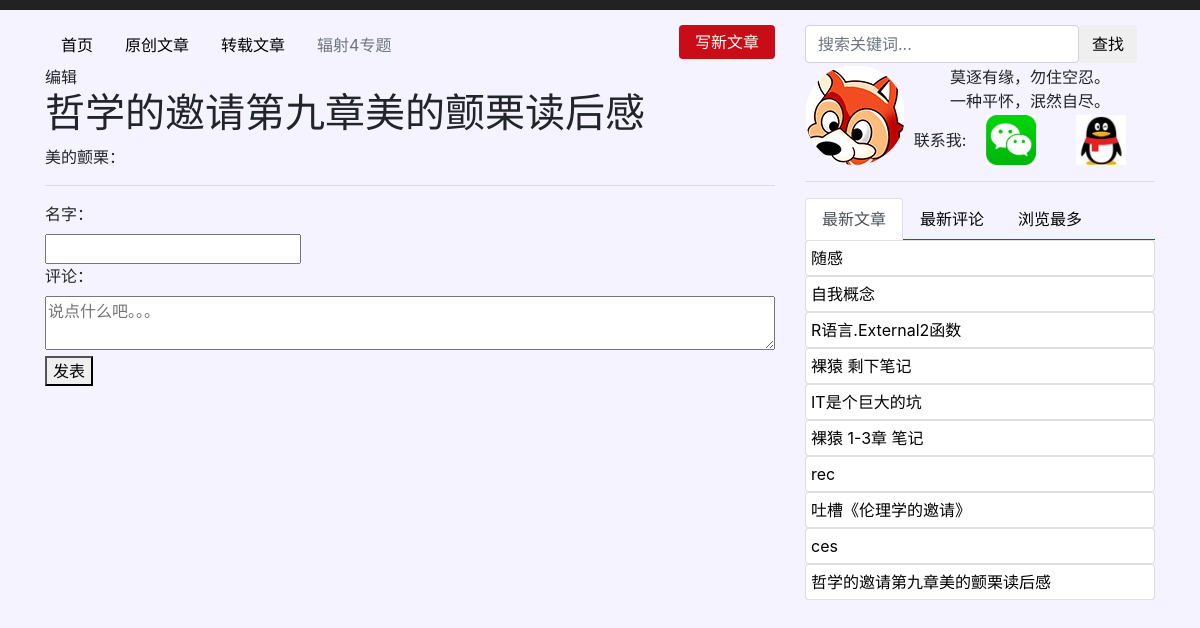
Page /article/3 on the committed database.
### article/models.py (models this page shows, shortened)
class Article(models.Model):
    title = models.CharField(u'标题', max_length=256)
    content = models.TextField(u'内容')
    summary = models.TextField(u'摘要')
    tag = models.ManyToManyField(Tag, related_name='news_image')
    pub_date = models.DateTimeField(u'发表时间', auto_now_add=True, editable=True)
    class Meta:
        verbose_name = "文章"

### article/views.py (the view)
# urls.py: path('article/<int:article_id>', views.article),
def article(request, article_id):
    template = get_template('article.html')
    article = Article.objects.get(id=article_id) #查询指定类型的文章
    content = article.content
    hots = Article.objects.order_by('?')[:10]
    comments = Comments.objects.filter(article=article_id)
    html = template.render({
        'comments': comments,
        'hots': hots,
        'article': article,
        'form': CommentForm(),
        'content': markdown.markdown(
            content,
            extensions=[
                'markdown.extensions.extra',
                'markdown.extensions.codehilite',
                'markdown.extensions.toc',
            ]
        ),
    })
    return HttpResponse(html)

### comments/forms.py
class CommentForm(forms.ModelForm):
    class Meta:
        model = Comments
        fields = ['name', 'text']

### templates/article.html (shortened to what this page needs)
{% extends 'base.html' %}
{% block content %}
    <span class="edit">编辑</span>
    <h1>{{ article.title }}</h1>
    <div class="article">
        {{ content | safe }}
    </div>
    <hr>
    <section>
            <form class="comment-form" onsubmit="return false;">
                    <div class="row">
                        <div class="col-md-4">
                            <label for="{{ form.name.id_for_label }}">名字：</label>
                            {{ form.name }}
                        </div>
                        <div class="col-md-12">
                            <label for="{{ form.comment.id_for_label }}">评论：</label>
                            <textarea name="text" required="" id="id_text" placeholder="说点什么吧。。。"></textarea>
                            <button type="submit" class="comment-btn">发表</button>
                        </div>
                    </div>
            </form>
    </section>
{% endblock %}

### templates/base.html (shortened to what this page needs)
{% load static %}
<!doctype html>
<html lang="zh-cn">
  <head>
    <link rel="stylesheet" href="https://stackpath.bootstrapcdn.com/bootstrap/4.1.1/css/bootstrap.min.css">
    <link rel="stylesheet" href="{% static 'other/codestyle.css' %}">
    <link rel="stylesheet" href="{% static 'other/common.css' %}">
    <link rel="stylesheet" href="{% static 'other/list.css' %}">
  </head>
  <body>
    <div class="container">
        <div class="row  justify-content-center">
            <div class="col-sm-8 navbox">
                <ul class="nav">
                    <li class="nav-item"> <a class="nav-link active" href="#">首页</a> </li>
                    <li class="nav-item"> <a class="nav-link" href="#">原创文章</a> </li>
                    <li class="nav-item"> <a class="nav-link" href="#">转载文章</a> </li>
                    <li class="nav-item"> <a class="nav-link disabled" href="#">辐射4专题</a> </li>
                </ul>
                <ul class="nav">
                        <li class="nav-item"> <a class="nav-link newarticle" href="/editor/0">写新文章</a> </li>
                </ul>
            </div>
            <div class="col-sm-4">
                <form method="get" id="searchform" class="form-inline clearfix" action="{% url 'search' %}">
                <input class="form-control" name="search" id="s" placeholder="搜索关键词..." type="text">
                <button class="btn btn-green btn-small"> 查找</button>
                </form>
            </div>
        </div>
        <div class="row">
            <div class="col-sm-8">
                {% block content %}
                {% endblock %}
            </div>
            <div class="col-sm-4">
                    <div class="information flex">
                        <div class="touxiang"><img src="{% static 'other/hulitou.png' %}" style="border-radius:50%;">
                        </div>
                        <div class="touxiangright flex">
                            <div class="zuoyouming">莫逐有缘，勿住空忍。<br>一种平怀，泯然自尽。</div>
                            <div class="jumpout">
                                <div class="contactme">
                                    <span>联系我:</span>
                                    <a class="weixin" href="javascript:">
                                        <img src="{% static 'other/weixin.jpeg' %}" alt="" class="weixinlogo">
                                    </a>
                                    <a class="qq" href="javascript:">
                                        <img src="{% static 'other/qq.jpeg' %}" alt="" class="qqlogo">
                                    </a>
                                </div>
                            </div>
                        </div>
                    </div>
                <hr>
            <div>
                    <ul class="nav nav-tabs" id="myTab" role="tablist">
                            <li class="nav-item">
                              <a class="nav-link active" id="home-tab" data-toggle="tab" href="#home" role="tab" aria-controls="home" aria-selected="true">最新文章</a>
                            </li>
                            <li class="nav-item">
                              <a class="nav-link" id="profile-tab" data-toggle="tab" href="#profile" role="tab" aria-controls="profile" aria-selected="false">最新评论</a>
                            </li>
                            <li class="nav-item">
                              <a class="nav-link" id="contact-tab" data-toggle="tab" href="#contact" role="tab" aria-controls="contact" aria-selected="false">浏览最多</a>
                            </li>
                          </ul>
                          <div class="tab-content" id="myTabContent">
                            <div class="tab-pane fade show active" id="home" role="tabpanel" aria-labelledby="home-tab">
                                <ul class="list-group">
                                {% for hot in hots %}
                                    <li style="color:black;">
                                        <a href="article/{{ hot.id }}" class="list-group-item clearfix" target="_blank">
                                            {{ hot.title }}
                                        </a>
                                    </li>
                                {% endfor %}
                                </ul>
                            </div>
                          </div>
            </div>
            </div>
        </div>
    </div>
    </body>
</html>

### static/other/common.css (style rules this page uses)
body { background-color: #f5f3ff; padding:15px; border-top:#222 10px solid; }
.newarticle { padding: 5px 16px; border: none; color: #fff; background-color: #ca0c16; border-radius: 4px; white-space: nowrap; font-size: 16px; }
ul { list-style-type:none; }
ul.list-group li a { white-space: nowrap; overflow: hidden; text-overflow: ellipsis; padding: 5px; }
ul.nav-tabs { border-bottom: 1px solid green }
a { color:black; }
.flex { display: flex; align-items: center; }
.touxiang { width: 100px; height: 100px; }
.zuoyouming { width: 100%; height: 50px; font-size:16px; text-align: center; white-space: nowrap; overflow: hidden; }
.touxiangright { width: 100%; height: 100px; flex-direction: column; }
.navbox { display:flex; justify-content: space-between; }
a.weixin, a.qq { position: relative; width: 50px; height: 50px; display: block; margin: 0 20px; }
.weixinlogo , .qqlogo { width: 50px; height: 50px; }
.contactme { display:flex; align-items: center; }

### static/other/list.css (style rules this page uses)
div textarea { width: 100%; }

### rows in the picture
Article: title "哲学的邀请第九章美的颤栗读后感"
Article: title "随感"
Article: title "自我概念"
Article: title "R语言.External2函数"
Article: title "裸猿 剩下笔记"
Article: title "IT是个巨大的坑"
Article: title "裸猿 1-3章 笔记"
Article: title "rec"
Article: title "吐槽《伦理学的邀请》"
Article: title "ces"

### other values in the picture
{{ content | safe }} "美的颤栗："
